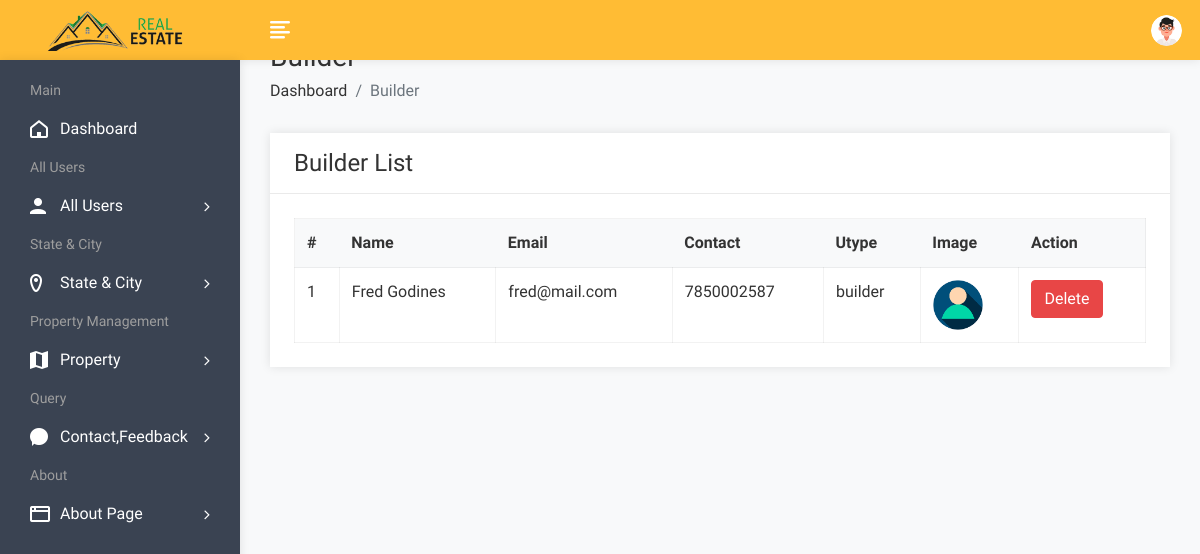
The app's page /admin/userbuilder.php (signed in), older data.
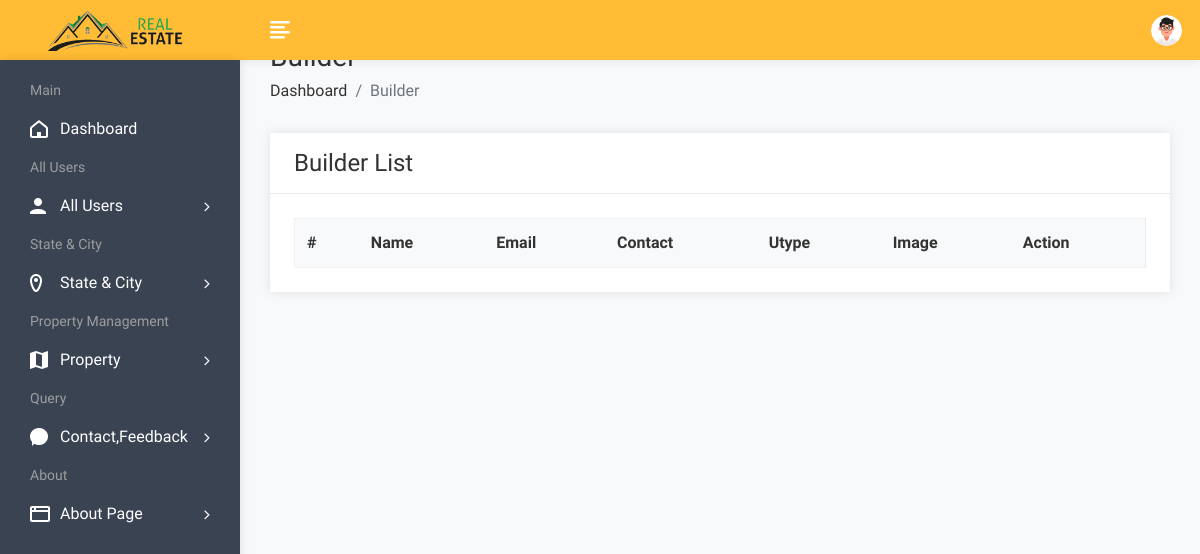
The same page, newer data.
### tables this page shows
CREATE TABLE `user` (
  `uid` int(50) NOT NULL,
  `uname` varchar(100) NOT NULL,
  `uemail` varchar(100) NOT NULL,
  `uphone` varchar(20) NOT NULL,
  `upass` varchar(50) NOT NULL,
  `utype` varchar(50) NOT NULL,
  `uimage` varchar(300) NULL
);

### admin/userbuilder.php (the view, shortened to what this page needs)
<!DOCTYPE html>
<html lang="en">
<head>
        <link rel="stylesheet" href="assets/css/bootstrap.min.css">
        <link rel="stylesheet" href="assets/css/font-awesome.min.css">
        <link rel="stylesheet" href="assets/css/feathericon.min.css">
		<link rel="stylesheet" href="assets/plugins/datatables/dataTables.bootstrap4.min.css">
		<link rel="stylesheet" href="assets/plugins/datatables/responsive.bootstrap4.min.css">
		<link rel="stylesheet" href="assets/plugins/datatables/select.bootstrap4.min.css">
		<link rel="stylesheet" href="assets/plugins/datatables/buttons.bootstrap4.min.css">
        <link rel="stylesheet" href="assets/css/style.css">
    </head>
    <body>
				<?php include("header.php"); ?>
            <div class="page-wrapper">
                <div class="content container-fluid">
					<div class="page-header">
						<div class="row">
							<div class="col">
								<h3 class="page-title">Builder</h3>
								<ul class="breadcrumb">
									<li class="breadcrumb-item"><a href="dashboard.php">Dashboard</a></li>
									<li class="breadcrumb-item active">Builder</li>
								</ul>
							</div>
						</div>
					</div>
					<div class="row">
						<div class="col-sm-12">
							<div class="card">
								<div class="card-header">
									<h4 class="card-title">Builder List</h4>
								</div>
								<div class="card-body">
									<table id="basic-datatable" class="table table-bordered table-hover">
                                            <thead>
                                                <tr>
                                                    <th>#</th>
                                                    <th>Name</th>
                                                    <th>Email</th>
                                                    <th>Contact</th>
                                                    <th>Utype</th>
													<th>Image</th>
                                                    <th>Action</th>
                                                </tr>
                                            </thead>
                                            <tbody>
											<?php
												$query=mysqli_query($con,"select * from user where utype='builder'");
												$cnt=1;
												while($row=mysqli_fetch_row($query))
													{
											?>
                                                <tr>
                                                    <td><?php echo $cnt; ?></td>
                                                    <td><?php echo $row['1']; ?></td>
                                                    <td><?php echo $row['2']; ?></td>
                                                    <td><?php echo $row['3']; ?></td>
                                                    <td><?php echo $row['5']; ?></td>
													<td><img src="user/<?php echo $row['6']; ?>" height="50px" width="50px"></td>
                                                    <td><a href="userbuilderdelete.php?id=<?php echo $row['0']; ?>"><button class="btn btn-danger">Delete</button></a></td>
                                                </tr>
                                                <?php
												$cnt=$cnt+1;
												}
												?>
                                            </tbody>
                                        </table>
								</div>
							</div>
						</div>
					</div>
				</div>
			</div>
    </body>
</html>

Row changes from the older to the newer data that the page shows:
removed user: uname "Fred Godines", uemail "fred@mail.com", uphone "7850002587", utype "builder", uimage (picture)
